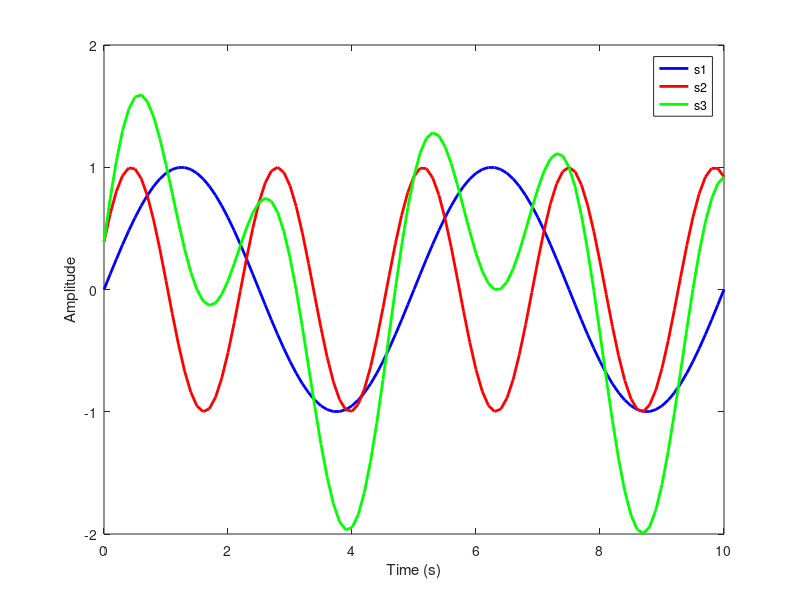

Source code (MATLAB):
% Define variables
f1 = 0.2;
f2 = 0.425;
t = 0:0.1:10;
s1 = sin(2*pi*f1*t);
s2 = sin(2*pi*f2*t + 0.4);
s3 = s1 + s2;

% Plot the signals
plot(t, s1, 'b', 'LineWidth', 2);
hold on;
plot(t, s2, 'r', 'LineWidth', 2);
plot(t, s3, 'g', 'LineWidth', 2);
xlabel('Time (s)');
ylabel('Amplitude');
legend('s1', 's2', 's3');

%FOr question5, we had to plug and plot 3 graphs using the hold command to
%plot them on the same graph.
